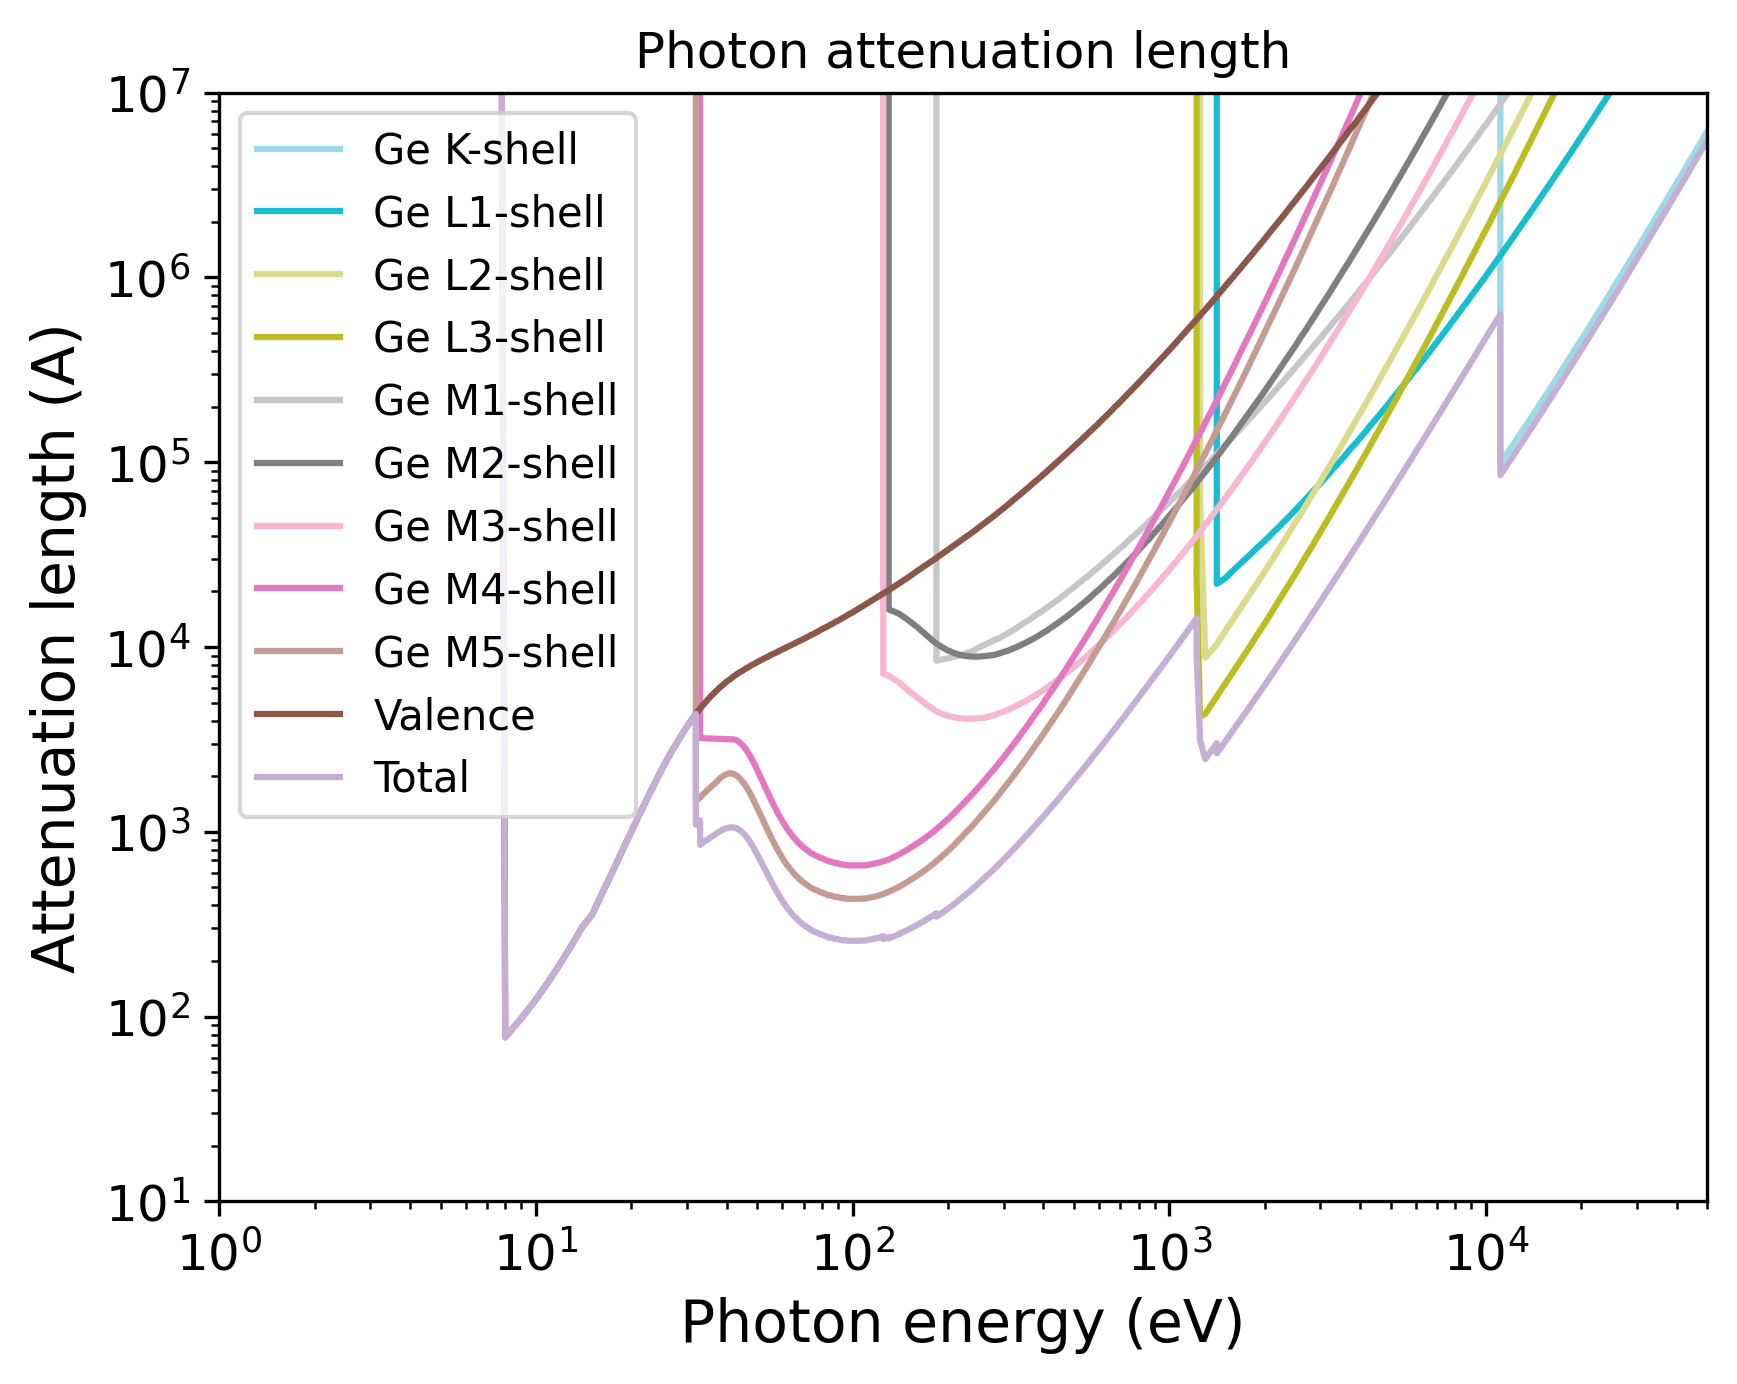

The script that saved this image:
import pandas as pd
import numpy as np
import matplotlib.pyplot as plt
import matplotlib.cm as cm
# Set the format:
plt.xlabel("Photon energy (eV)", fontsize=14)
plt.ylabel("Attenuation length (A)", fontsize=14)
plt.xticks(fontsize=12)
plt.yticks(fontsize=12)
plt.grid(False)
# Set the axes:
# Read the output file:
df = pd.read_csv(r"OUTPUT_Ge_Photon_IMFP.dat", sep=r'\s+', header=None, comment="#", skipinitialspace=True)
plt.xscale("log")
plt.yscale("log")
# Prepare the plot:
columns_to_plot = [ 1, 2, 3, 4, 5, 6, 7, 8, 9, 10, 11]
labels = [ "Ge K-shell", "Ge L1-shell", "Ge L2-shell", "Ge L3-shell", "Ge M1-shell", "Ge M2-shell", "Ge M3-shell", "Ge M4-shell", "Ge M5-shell", "Valence", "Total"]
# Create N distinct colors from a colormap
N = len(columns_to_plot)
colors = plt.cm.tab20(np.linspace(1, 0, 20))
# Set line styles:
linestyles = [ "-", "-", "-", "-", "-", "-", "-", "-", "-", "-", "-"]
for i, col in enumerate(columns_to_plot):
    color = colors[i % len(colors)]
    ls    = linestyles[i % len(linestyles)]
    label = labels[i % len(labels)]
    plt.plot(df.iloc[:, 0], df.iloc[:, col],
    color=color,
    label=label,
    linestyle=ls)
plt.xlim(1.00000000,50000.00000000)
plt.ylim(10.00000000,10000000.00000000)
plt.title("Photon attenuation length")
plt.legend(loc="best", fontsize=10)
# Save the plot in this format:
plt.savefig("OUTPUT_MFP_photon.png", dpi=300, bbox_inches="tight")
